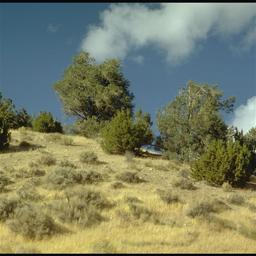
%> input picture Assignment1/src/Image1/25.jpg, 256 x 256 px
$ octave Problem1bit24img1a.m   (GNU Octave 9; MATLAB toolbox functions it lacks are replaced by stand-ins)
%> lines starting %> are read from the running program, lines starting %| are printed output that depends on the picture
I = imread('25.jpg');
%> I is the input picture: size 256x256x3 uint8; mean R, G, B 122.8, 127.9, 101.2
I=double(I);
%> I: size 256x256x3 double
I24=zeros(256,256,1);
I24(:,:,1)=I(:,:,1)*2^16+I(:,:,2)*2^8+I(:,:,3);
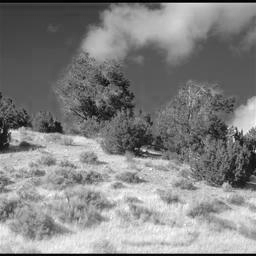
%> I24: size 256x256 double; min 12, max 15720858, mean 8081090.5; drawn with min black and max white

[Vr,Dr]=eig(I24);
[Dr,w]=sort(diag(Dr),'descend');
%> w = 256 values, max 256 at index 255, min 1 at index 1, mean 128.5
Dr=diag(Dr);
Vr=Vr(:,w);
error=zeros(256,1);
%> (the run ends here)
